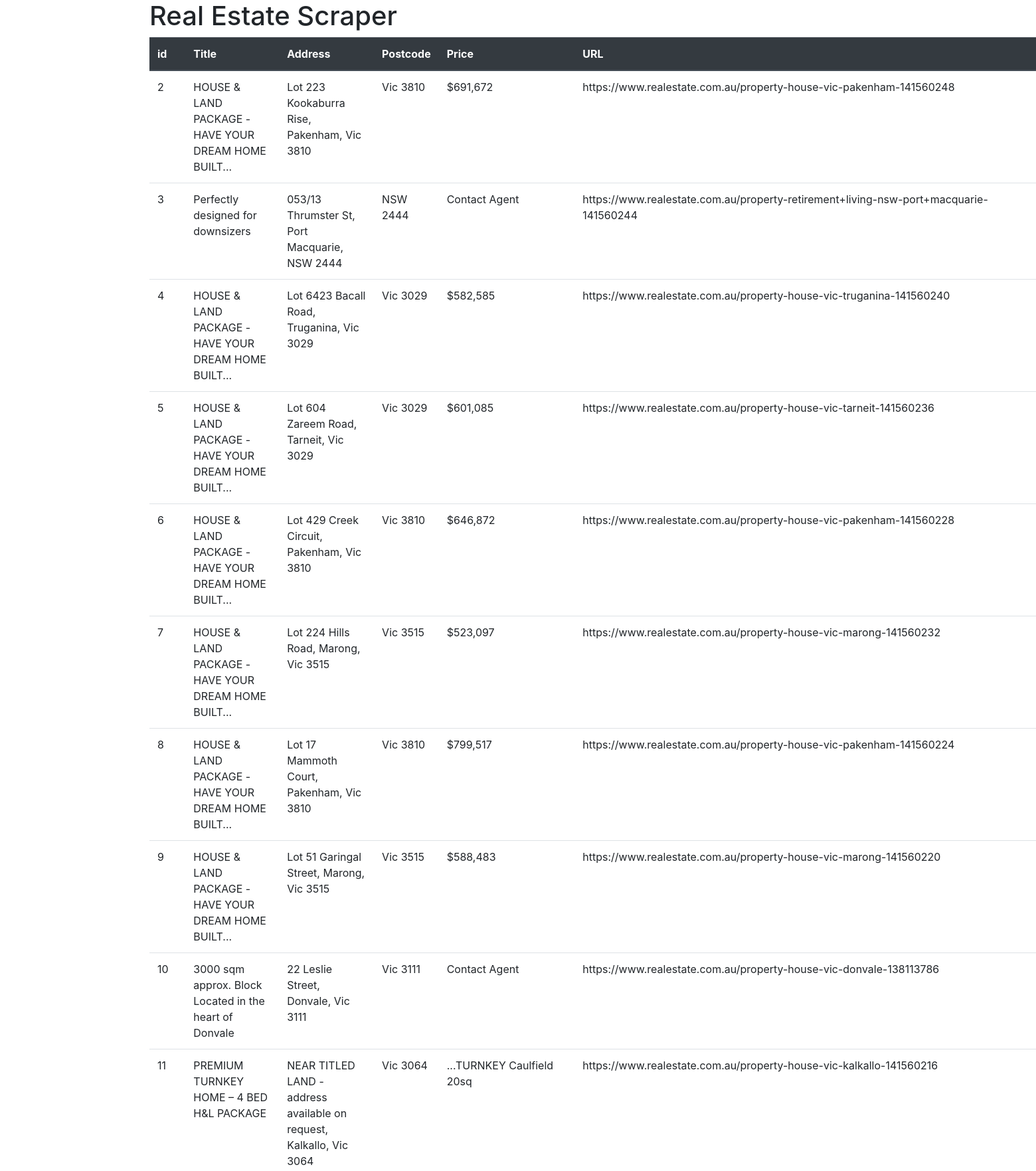
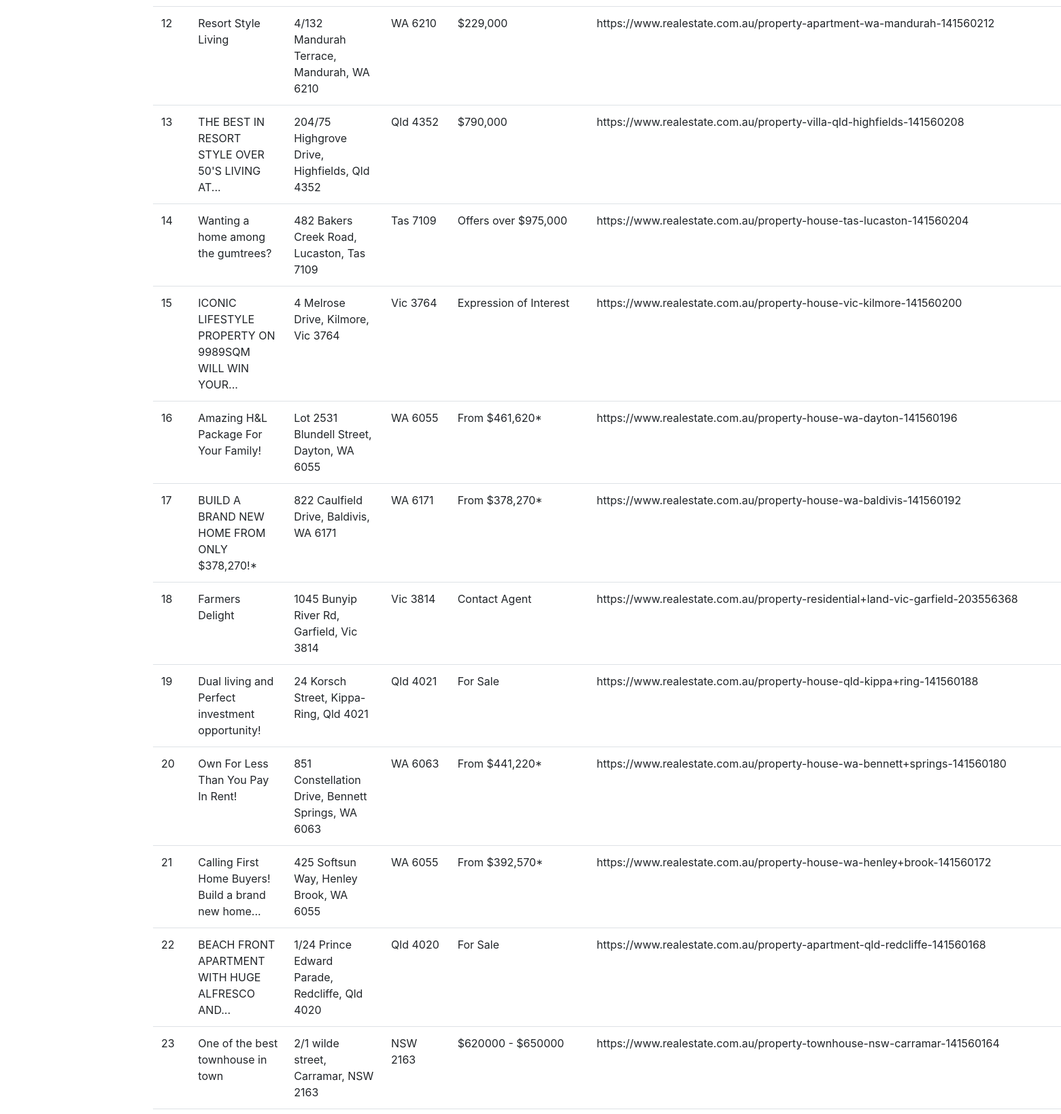
The page /database (upper part) on the database its author committed (2 pictures, top to bottom).
### RealEstateScraper/models.py (models this page shows, shortened)
class Property(db.Model):
    id = db.Column(db.Integer, primary_key=True)
    title = db.Column(db.String(20), nullable=False)
    address = db.Column(db.String(20), nullable=False)
    postcode = db.Column(db.String(10), nullable=False)
    price = db.Column(db.String(10), nullable=False)
    url = db.Column(db.String(200), nullable=False)
    image_uri = db.Column(db.String(200), nullable=False)

### RealEstateScraper/routes.py (the view)
@app.route('/database')
def database():
    properties = Property.query.all()
    return render_template('database.html', properties=properties)

### RealEstateScraper/templates/database.html (shortened to what this page needs)
<!DOCTYPE html>
<html>
<head>
	<link rel="stylesheet" href="https://stackpath.bootstrapcdn.com/bootstrap/4.3.1/css/bootstrap.min.css">
</head>
<body>
	<div class="container">
		<h1>Real Estate Scraper</h1>
		<table class="table">
			<thead class="thead-dark">
				<tr>
					<th>id</th>
					<th>Title</th>
					<th>Address</th>
					<th>Postcode</th>
					<th>Price</th>
					<th>URL</th>
				</tr>
			</thead>
			<tbody>
				{% for row in properties %}
				<tr>
					<td>{{ row.id }}</td>
					<td>{{ row.title }}</td>
					<td>{{ row.address }}</td>
					<td>{{ row.postcode }}</td>
					<td>{{ row.price }}</td>
					<td>{{ row.url }}</td>
				</tr>
				{% endfor %}
			</tbody>
		</table>
	</div>
</body>
</html>

### rows shown on the page
Property: id "2", title "HOUSE & LAND PACKAGE - HAVE YOUR DREAM HOME BUILT...", address "Lot 223 Kookaburra Rise, Pakenham, Vic 3810", postcode "Vic 3810", price "$691,672", url "https://www.realestate.com.au/property-house-vic-pakenham-141560248"
Property: id "3", title "Perfectly designed for downsizers", address "053/13 Thrumster St, Port Macquarie, NSW 2444", postcode "NSW 2444", price "Contact Agent", url "https://www.realestate.com.au/property-retirement+living-nsw-port+macquarie-141560244"
Property: id "4", title "HOUSE & LAND PACKAGE - HAVE YOUR DREAM HOME BUILT...", address "Lot 6423 Bacall Road, Truganina, Vic 3029", postcode "Vic 3029", price "$582,585", url "https://www.realestate.com.au/property-house-vic-truganina-141560240"
Property: id "5", title "HOUSE & LAND PACKAGE - HAVE YOUR DREAM HOME BUILT...", address "Lot 604 Zareem Road, Tarneit, Vic 3029", postcode "Vic 3029", price "$601,085", url "https://www.realestate.com.au/property-house-vic-tarneit-141560236"
Property: id "6", title "HOUSE & LAND PACKAGE - HAVE YOUR DREAM HOME BUILT...", address "Lot 429 Creek Circuit, Pakenham, Vic 3810", postcode "Vic 3810", price "$646,872", url "https://www.realestate.com.au/property-house-vic-pakenham-141560228"
Property: id "7", title "HOUSE & LAND PACKAGE - HAVE YOUR DREAM HOME BUILT...", address "Lot 224 Hills Road, Marong, Vic 3515", postcode "Vic 3515", price "$523,097", url "https://www.realestate.com.au/property-house-vic-marong-141560232"
Property: id "8", title "HOUSE & LAND PACKAGE - HAVE YOUR DREAM HOME BUILT...", address "Lot 17 Mammoth Court, Pakenham, Vic 3810", postcode "Vic 3810", price "$799,517", url "https://www.realestate.com.au/property-house-vic-pakenham-141560224"
Property: id "9", title "HOUSE & LAND PACKAGE - HAVE YOUR DREAM HOME BUILT...", address "Lot 51 Garingal Street, Marong, Vic 3515", postcode "Vic 3515", price "$588,483", url "https://www.realestate.com.au/property-house-vic-marong-141560220"
Property: id "10", title "3000 sqm approx. Block Located in the heart of Donvale", address "22 Leslie Street, Donvale, Vic 3111", postcode "Vic 3111", price "Contact Agent", url "https://www.realestate.com.au/property-house-vic-donvale-138113786"
Property: id "11", title "PREMIUM TURNKEY HOME – 4 BED H&L PACKAGE", address "NEAR TITLED LAND - address available on request, Kalkallo, Vic 3064", postcode "Vic 3064", price "...TURNKEY Caulfield 20sq", url "https://www.realestate.com.au/property-house-vic-kalkallo-141560216"
Property: id "12", title "Resort Style Living", address "4/132 Mandurah Terrace, Mandurah, WA 6210", postcode "WA 6210", price "$229,000", url "https://www.realestate.com.au/property-apartment-wa-mandurah-141560212"
Property: id "13", title "THE BEST IN RESORT STYLE OVER 50'S LIVING AT...", address "204/75 Highgrove Drive, Highfields, Qld 4352", postcode "Qld 4352", price "$790,000", url "https://www.realestate.com.au/property-villa-qld-highfields-141560208"
Property: id "14", title "Wanting a home among the gumtrees?", address "482 Bakers Creek Road, Lucaston, Tas 7109", postcode "Tas 7109", price "Offers over $975,000", url "https://www.realestate.com.au/property-house-tas-lucaston-141560204"
Property: id "15", title "ICONIC LIFESTYLE PROPERTY ON 9989SQM WILL WIN YOUR...", address "4 Melrose Drive, Kilmore, Vic 3764", postcode "Vic 3764", price "Expression of Interest", url "https://www.realestate.com.au/property-house-vic-kilmore-141560200"
Property: id "16", title "Amazing H&L Package For Your Family!", address "Lot 2531 Blundell Street, Dayton, WA 6055", postcode "WA 6055", price "From $461,620*", url "https://www.realestate.com.au/property-house-wa-dayton-141560196"
Property: id "17", title "BUILD A BRAND NEW HOME FROM ONLY $378,270!*", address "822 Caulfield Drive, Baldivis, WA 6171", postcode "WA 6171", price "From $378,270*", url "https://www.realestate.com.au/property-house-wa-baldivis-141560192"
Property: id "18", title "Farmers Delight", address "1045 Bunyip River Rd, Garfield, Vic 3814", postcode "Vic 3814", price "Contact Agent", url "https://www.realestate.com.au/property-residential+land-vic-garfield-203556368"
Property: id "19", title "Dual living and Perfect investment opportunity!", address "24 Korsch Street, Kippa-Ring, Qld 4021", postcode "Qld 4021", price "For Sale", url "https://www.realestate.com.au/property-house-qld-kippa+ring-141560188"
Property: id "20", title "Own For Less Than You Pay In Rent!", address "851 Constellation Drive, Bennett Springs, WA 6063", postcode "WA 6063", price "From $441,220*", url "https://www.realestate.com.au/property-house-wa-bennett+springs-141560180"
Property: id "21", title "Calling First Home Buyers! Build a brand new home...", address "425 Softsun Way, Henley Brook, WA 6055", postcode "WA 6055", price "From $392,570*", url "https://www.realestate.com.au/property-house-wa-henley+brook-141560172"
Property: id "22", title "BEACH FRONT APARTMENT WITH HUGE ALFRESCO AND...", address "1/24 Prince Edward Parade, Redcliffe, Qld 4020", postcode "Qld 4020", price "For Sale", url "https://www.realestate.com.au/property-apartment-qld-redcliffe-141560168"
Property: id "23", title "One of the best townhouse in town", address "2/1 wilde street, Carramar, NSW 2163", postcode "NSW 2163", price "$620000 - $650000", url "https://www.realestate.com.au/property-townhouse-nsw-carramar-141560164"
